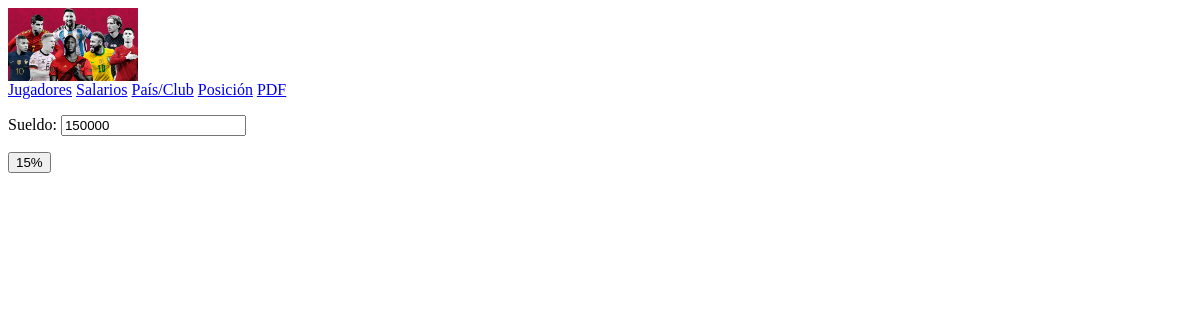
The page /aumento15/6/ on the database as committed earlier.
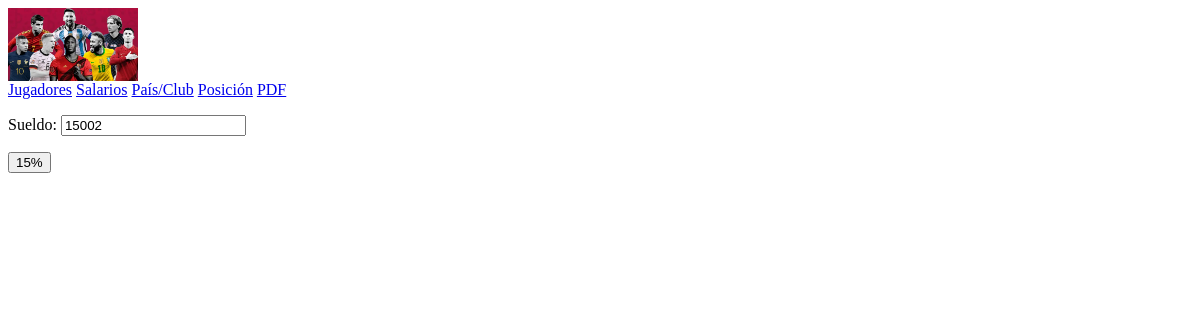
The same page on the database as committed later.
### applications/jugador/models.py (models this page shows, shortened)
class Jugador(models.Model):
    nombre = models.CharField('Nombre', max_length=30)
    apellido = models.CharField('Apellido', max_length=30, blank=True)
    fecha_nacimiento = models.DateField()
    dni = models.PositiveIntegerField()
    sueldo = models.PositiveIntegerField()
    class Meta:
        verbose_name = 'Jugador'
        verbose_name_plural = 'Jugadores'

### applications/jugador/views.py (the view, shortened to what this page needs)
class Aumento15(UpdateView):
    model = Jugador
    template_name = "jugador/suba15.html"
    fields = [
        'sueldo',
        'id',
    ]
    success_url = reverse_lazy('jugador_app:jugadores')

### templates/jugador/suba15.html (shortened to what this page needs)
{% extends 'base.html' %}
{% block content %}
<div class="card text-bg-success mb-3" style="max-width: 18rem;">
    <div class="card-body">
      <p class="card-text">
        <div class="col-6 bg-success ">
            <form method='POST'>{% csrf_token %}
                {{ form.as_p}}
                <button type='submit' class="bg-danger border text-white">15%</button>
            </form>
        </div>
      </p>
    </div>
{% endblock content %}

Rows that differ between the two databases and show on the page:
changed Jugador: sueldo "150000" → "15002"
